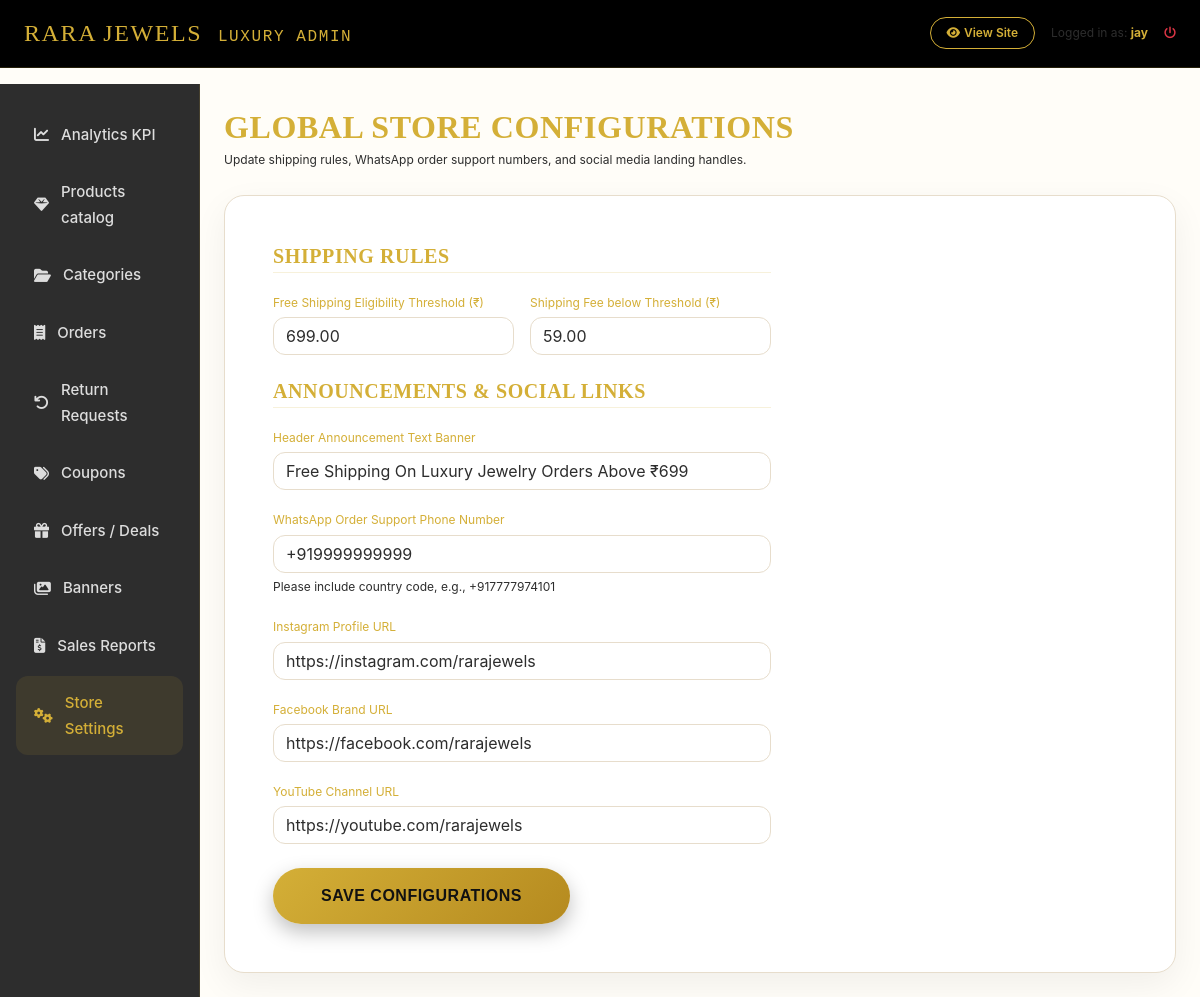
/luxury-admin/settings/ (signed in), run on the app's committed database.
### accounts/models.py (models this page shows, shortened)
class User(AbstractBaseUser, PermissionsMixin):
    email = models.EmailField(unique=True)
    name = models.CharField(max_length=255)
    mobile = models.CharField(max_length=15)
    is_active = models.BooleanField(default=True)
    is_staff = models.BooleanField(default=False)
    date_joined = models.DateTimeField(default=timezone.now)
    objects = CustomUserManager()
    USERNAME_FIELD = 'email'
    REQUIRED_FIELDS = ['name', 'mobile']

### shop/models.py (models this page shows, shortened)
class StoreSetting(models.Model):
    free_shipping_threshold = models.DecimalField(max_digits=10, decimal_places=2, default=699.00)
    shipping_charge = models.DecimalField(max_digits=10, decimal_places=2, default=59.00)
    whatsapp_number = models.CharField(max_length=20, default='+917777974101')
    instagram_url = models.CharField(max_length=255, default='https://instagram.com/rarajewels')
    facebook_url = models.CharField(max_length=255, default='https://facebook.com/rarajewels')
    youtube_url = models.CharField(max_length=255, default='https://youtube.com/rarajewels')
    announcement_text = models.CharField(max_length=255, default='Free Shipping Above ₹699')
    @classmethod
    def get_settings(cls):
        obj, created = cls.objects.get_or_create(id=1)
        return obj

### shop/admin_views.py (the view)
# urls.py: path('luxury-admin/settings/', admin_views.admin_settings_view, name='admin_settings'),
@superuser_required
def admin_settings_view(request):
    store_settings = StoreSetting.get_settings()
    form = StoreSettingForm(instance=store_settings)
    if request.method == 'POST':
        form = StoreSettingForm(request.POST, instance=store_settings)
        if form.is_valid():
            form.save()
            messages.success(request, "Global store settings updated.")
            return redirect('shop:admin_settings')
    return render(request, 'admin_dashboard/settings.html', {'form': form})

### shop/forms.py
class StoreSettingForm(forms.ModelForm):
    class Meta:
        model = StoreSetting
        fields = ['free_shipping_threshold', 'shipping_charge', 'whatsapp_number', 'instagram_url', 'facebook_url', 'youtube_url', 'announcement_text']
        widgets = {
            'free_shipping_threshold': forms.NumberInput(attrs={'class': 'form-control bg-dark text-light border-gold'}),
            'shipping_charge': forms.NumberInput(attrs={'class': 'form-control bg-dark text-light border-gold'}),
            'whatsapp_number': forms.TextInput(attrs={'class': 'form-control bg-dark text-light border-gold'}),
            'instagram_url': forms.TextInput(attrs={'class': 'form-control bg-dark text-light border-gold'}),
            'facebook_url': forms.TextInput(attrs={'class': 'form-control bg-dark text-light border-gold'}),
            'youtube_url': forms.TextInput(attrs={'class': 'form-control bg-dark text-light border-gold'}),
            'announcement_text': forms.TextInput(attrs={'class': 'form-control bg-dark text-light border-gold'}),
        }

### shop/admin_views.py (called while the page is built)
def superuser_required(view_func):
    return user_passes_test(
        lambda u: u.is_authenticated and u.is_superuser,
        login_url='accounts:login'
    )(view_func)

### shop/context_processors.py (called while the page is built)
def store_context(request):
    parent_categories = Category.objects.filter(parent=None).prefetch_related('subcategories')
    cart_items_count = 0
    cart = None
    if request.user.is_authenticated:
        cart = Cart.objects.filter(user=request.user).first()
    else:
        session_key = request.session.session_key
        if session_key:
            cart = Cart.objects.filter(session_id=session_key).first()
    if cart:
        cart_items_count = cart.items_count
    wishlist_count = 0
    if request.user.is_authenticated:
        wishlist_count = Wishlist.objects.filter(user=request.user).count()
    settings_obj = StoreSetting.get_settings()
    return {
        'nav_categories': parent_categories,
        'cart_count': cart_items_count,
        'wishlist_count': wishlist_count,
        'store_settings': settings_obj,
        'current_year': timezone.now().year
    }

### shop/models.py (called while the page is built)
    @property
    def items_count(self):
        return sum(item.quantity for item in self.items.all())

### templates/admin_dashboard/settings.html (shortened to what this page needs)
{% extends 'admin_dashboard/base_admin.html' %}
{% load static %}
{% block admin_content %}
<div class="d-flex justify-content-between align-items-center mb-4">
    <div>
        <h2 class="playfair-font text-gold mb-1">GLOBAL STORE CONFIGURATIONS</h2>
        <p class="text-xs text-light-dim mb-0">Update shipping rules, WhatsApp order support numbers, and social media landing handles.</p>
    </div>
</div>
<div class="glass-card p-5">
    <form method="POST" class="col-lg-7">
        <h5 class="playfair-font text-gold mb-3 border-bottom border-gold-dim pb-1">SHIPPING RULES</h5>
        <div class="row g-3 mb-4">
            <div class="col-md-6">
                <label class="text-xs text-gold mb-1">Free Shipping Eligibility Threshold (₹)</label>
                {{ form.free_shipping_threshold }}
            </div>
            <div class="col-md-6">
                <label class="text-xs text-gold mb-1">Shipping Fee below Threshold (₹)</label>
                {{ form.shipping_charge }}
            </div>
        </div>
        <h5 class="playfair-font text-gold mb-3 border-bottom border-gold-dim pb-1">ANNOUNCEMENTS & SOCIAL LINKS</h5>
        <div class="mb-3">
            <label class="text-xs text-gold mb-1">Header Announcement Text Banner</label>
            {{ form.announcement_text }}
        </div>
        <div class="mb-3">
            <label class="text-xs text-gold mb-1">WhatsApp Order Support Phone Number</label>
            {{ form.whatsapp_number }}
            <span class="text-xs text-light-dim mt-1 d-block">Please include country code, e.g., +917777974101</span>
        </div>
        <div class="mb-3">
            <label class="text-xs text-gold mb-1">Instagram Profile URL</label>
            {{ form.instagram_url }}
        </div>
        <div class="mb-3">
            <label class="text-xs text-gold mb-1">Facebook Brand URL</label>
            {{ form.facebook_url }}
        </div>
        <div class="mb-4">
            <label class="text-xs text-gold mb-1">YouTube Channel URL</label>
            {{ form.youtube_url }}
        </div>
        <button type="submit" class="btn btn-gold rounded-pill px-5 py-3 font-semibold shadow-gold">
            SAVE CONFIGURATIONS
        </button>
    </form>
</div>
{% endblock %}

### templates/admin_dashboard/base_admin.html (shortened to what this page needs)
{% load static %}
<!DOCTYPE html>
<html lang="en">
<head>
    <link href="https://cdn.jsdelivr.net/npm/bootstrap@5.3.0/dist/css/bootstrap.min.css" rel="stylesheet">
    <link rel="stylesheet" href="https://cdnjs.cloudflare.com/ajax/libs/font-awesome/6.4.0/css/all.min.css">
    <link rel="stylesheet" href="{% static 'css/style.css' %}">
</head>
<body class="luxury-bg">
    <nav class="navbar navbar-expand-lg bg-black border-bottom border-gold-dim sticky-top py-2">
        <div class="container-fluid px-4">
            <a class="navbar-brand text-gold playfair-font fs-4 tracking-wide" href="{% url 'shop:admin_dashboard' %}">
                RARA JEWELS <span class="fs-6 text-light-dim font-monospace ms-2">LUXURY ADMIN</span>
            </a>
            <div class="d-flex align-items-center gap-3">
                <a href="{% url 'shop:home' %}" class="btn btn-xs btn-outline-gold rounded-pill px-3 text-xs"><i class="fa-solid fa-eye me-1"></i>View Site</a>
                <span class="text-xs text-light-dim">Logged in as: <strong class="text-gold">{{ user.name }}</strong></span>
                <a href="{% url 'accounts:logout' %}" class="text-danger text-xs hover-text-gold"><i class="fa-solid fa-power-off"></i></a>
            </div>
        </div>
    </nav>
    <div class="container-fluid px-0">
        <div class="row g-0">
            <div class="col-md-3 col-lg-2 admin-sidebar py-4 px-3">
                <div class="nav flex-column gap-1">
                    <a class="admin-nav-link" href="{% url 'shop:admin_dashboard' %}" id="nav-dashboard">
                        <i class="fa-solid fa-chart-line"></i>Analytics KPI
                    </a>
                    <a class="admin-nav-link" href="{% url 'shop:admin_products' %}" id="nav-products">
                        <i class="fa-solid fa-gem"></i>Products catalog
                    </a>
                    <a class="admin-nav-link" href="{% url 'shop:admin_categories' %}" id="nav-categories">
                        <i class="fa-solid fa-folder-open"></i>Categories
                    </a>
                    <a class="admin-nav-link" href="{% url 'shop:admin_orders' %}" id="nav-orders">
                        <i class="fa-solid fa-receipt"></i>Orders
                    </a>
                    <a class="admin-nav-link" href="{% url 'shop:admin_returns' %}" id="nav-returns">
                        <i class="fa-solid fa-arrow-rotate-left"></i>Return Requests
                    </a>
                    <a class="admin-nav-link" href="{% url 'shop:admin_coupons' %}" id="nav-coupons">
                        <i class="fa-solid fa-tags"></i>Coupons
                    </a>
                    <a class="admin-nav-link" href="{% url 'shop:admin_offers' %}" id="nav-offers">
                        <i class="fa-solid fa-gift"></i>Offers / Deals
                    </a>
                    <a class="admin-nav-link" href="{% url 'shop:admin_banners' %}" id="nav-banners">
                        <i class="fa-solid fa-images"></i>Banners
                    </a>
                    <a class="admin-nav-link" href="{% url 'shop:admin_reports' %}" id="nav-reports">
                        <i class="fa-solid fa-file-invoice-dollar"></i>Sales Reports
                    </a>
                    <a class="admin-nav-link" href="{% url 'shop:admin_settings' %}" id="nav-settings">
                        <i class="fa-solid fa-gears"></i>Store Settings
                    </a>
                </div>
            </div>
            <div class="col-md-9 col-lg-10 p-4">
                {% block admin_content %}{% endblock %}
            </div>
        </div>
    </div>
</body>
</html>

### static/css/style.css (style rules this page uses)
*, *::before, *::after { box-sizing: border-box; }
:root { --bg-main: #F8F4EC; --bg-section: #FFFDF8; --bg-card: #FFFFFF; --bg-soft: #EFE8DB; --gold: #D4AF37; --gold-dark: #B58A1F; --gold-light: #F4E2A1; --text: #2D2D2D; --text-light: #666666; --shadow: 0 15px 35px rgba(0, 0, 0, .08); --border: #E7DDCC; --font-heading: 'Outfit', sans-serif; --font-brand: 'Playfair Display', serif; --font-body: 'Inter', sans-serif; }
body { background: var(--bg-main); color: var(--text); font-family: var(--font-body); font-size: 15px; line-height: 1.7; overflow-x: hidden; background-repeat: no-repeat; background-size: cover; -webkit-font-smoothing: antialiased; }
.luxury-bg { background: var(--bg-section); }
h1, h2, h3, h4, h5, h6 { font-family: var(--font-heading); font-weight: 600; letter-spacing: .6px; color: #2D2D2D; }
.playfair-font { font-family: var(--font-brand) !important; }
a { color: #D4AF37; text-decoration: none; transition: all .35s ease; }
.text-gold { color: #D4AF37 !important; }
.border-gold { border-color: #D4AF37 !important; }
.border-gold-dim { border-color: rgba(212, 175, 55, .18) !important; }
.tracking-wide { letter-spacing: 1.6px !important; }
.text-xs { font-size: 12px !important; }
.btn-gold { background: linear-gradient(135deg, #D4AF37, #B58A1F); color: #111 !important; border: none; border-radius: 12px; font-family: var(--font-heading); font-weight: 600; letter-spacing: .5px; padding: 12px 24px; transition: all .35s ease; box-shadow: 0 8px 20px rgba(0, 0, 0, .25); }
.btn-outline-gold { background: transparent; color: #D4AF37; border: 1px solid #D4AF37; border-radius: 12px; font-weight: 600; transition: all .35s ease; }
.form-control, .form-select { background: #FFFFFF !important; border: 1px solid #E7DDCC !important; color: #2D2D2D !important; border-radius: 12px; box-shadow: none; }
.form-control::placeholder { color: #999; }
.glass-card { background: #FFFFFF; border: 1px solid #E7DDCC; border-radius: 20px; box-shadow: 0 12px 35px rgba(0, 0, 0, .06); }
.admin-sidebar { background: #2D2D2D; border-right: 1px solid rgba(212, 175, 55, .15); min-height: 100vh; }
.admin-nav-link { display: flex; align-items: center; gap: 12px; padding: 14px 18px; border-radius: 12px; color: #ddd; transition: .35s; font-weight: 500; }
.admin-nav-link:hover, .admin-nav-link.active { background: rgba(212, 175, 55, .10); color: #D4AF37; }
button, .btn, a { transition: all .3s ease; }
html { scroll-behavior: smooth; overflow-x: hidden; }

### data on the page
User: name "jay"
StoreSetting: free_shipping_threshold "699.00", shipping_charge "59.00", announcement_text "Free Shipping On Luxury Jewelry Orders Above ₹699", whatsapp_number "+919999999999", instagram_url "https://instagram.com/rarajewels", facebook_url "https://facebook.com/rarajewels", youtube_url "https://youtube.com/rarajewels"
